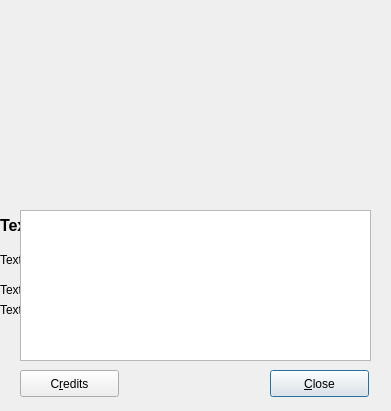
<?xml version="1.0" encoding="UTF-8"?>
<ui version="4.0">
 <class>aboutDialog</class>
 <widget class="QDialog" name="aboutDialog">
  <property name="enabled">
   <bool>true</bool>
  </property>
  <property name="geometry">
   <rect>
    <x>0</x>
    <y>0</y>
    <width>391</width>
    <height>411</height>
   </rect>
  </property>
  <property name="font">
   <font>
    <family>Ubuntu</family>
   </font>
  </property>
  <property name="windowTitle">
   <string>About</string>
  </property>
  <widget class="QPushButton" name="pushButton">
   <property name="geometry">
    <rect>
     <x>270</x>
     <y>370</y>
     <width>99</width>
     <height>27</height>
    </rect>
   </property>
   <property name="text">
    <string>&amp;Close</string>
   </property>
  </widget>
  <widget class="QLabel" name="appName">
   <property name="geometry">
    <rect>
     <x>0</x>
     <y>210</y>
     <width>381</width>
     <height>31</height>
    </rect>
   </property>
   <property name="text">
    <string>&lt;html&gt;&lt;head/&gt;&lt;body&gt;&lt;p&gt;&lt;span style=&quot; font-size:12pt; font-weight:600;&quot;&gt;TextLabel&lt;/span&gt;&lt;/p&gt;&lt;/body&gt;&lt;/html&gt;</string>
   </property>
   <property name="textFormat">
    <enum>Qt::RichText</enum>
   </property>
  </widget>
  <widget class="QLabel" name="appVersion">
   <property name="geometry">
    <rect>
     <x>0</x>
     <y>250</y>
     <width>381</width>
     <height>20</height>
    </rect>
   </property>
   <property name="text">
    <string>TextLabel</string>
   </property>
  </widget>
  <widget class="QLabel" name="appDescription">
   <property name="geometry">
    <rect>
     <x>0</x>
     <y>280</y>
     <width>381</width>
     <height>20</height>
    </rect>
   </property>
   <property name="text">
    <string>TextLabel</string>
   </property>
  </widget>
  <widget class="QLabel" name="appUrl">
   <property name="geometry">
    <rect>
     <x>0</x>
     <y>300</y>
     <width>381</width>
     <height>20</height>
    </rect>
   </property>
   <property name="text">
    <string>TextLabel</string>
   </property>
   <property name="textFormat">
    <enum>Qt::RichText</enum>
   </property>
   <property name="openExternalLinks">
    <bool>true</bool>
   </property>
  </widget>
  <widget class="QLabel" name="appLogo">
   <property name="geometry">
    <rect>
     <x>120</x>
     <y>30</y>
     <width>150</width>
     <height>150</height>
    </rect>
   </property>
   <property name="sizePolicy">
    <sizepolicy hsizetype="Preferred" vsizetype="Preferred">
     <horstretch>0</horstretch>
     <verstretch>0</verstretch>
    </sizepolicy>
   </property>
   <property name="maximumSize">
    <size>
     <width>200</width>
     <height>200</height>
    </size>
   </property>
   <property name="text">
    <string/>
   </property>
   <property name="pixmap">
    <pixmap resource="../../Icons.qrc">:/pixmaps/assets/pixmaps/logo.png</pixmap>
   </property>
   <property name="scaledContents">
    <bool>true</bool>
   </property>
   <property name="alignment">
    <set>Qt::AlignCenter</set>
   </property>
  </widget>
  <widget class="QPushButton" name="pushButton_2">
   <property name="geometry">
    <rect>
     <x>20</x>
     <y>370</y>
     <width>99</width>
     <height>27</height>
    </rect>
   </property>
   <property name="text">
    <string>C&amp;redits</string>
   </property>
  </widget>
  <widget class="QTextEdit" name="creditsTextArea">
   <property name="enabled">
    <bool>true</bool>
   </property>
   <property name="geometry">
    <rect>
     <x>20</x>
     <y>210</y>
     <width>351</width>
     <height>151</height>
    </rect>
   </property>
   <property name="readOnly">
    <bool>true</bool>
   </property>
  </widget>
 </widget>
 <resources>
  <include location="../../Icons.qrc"/>
 </resources>
 <connections/>
</ui>
